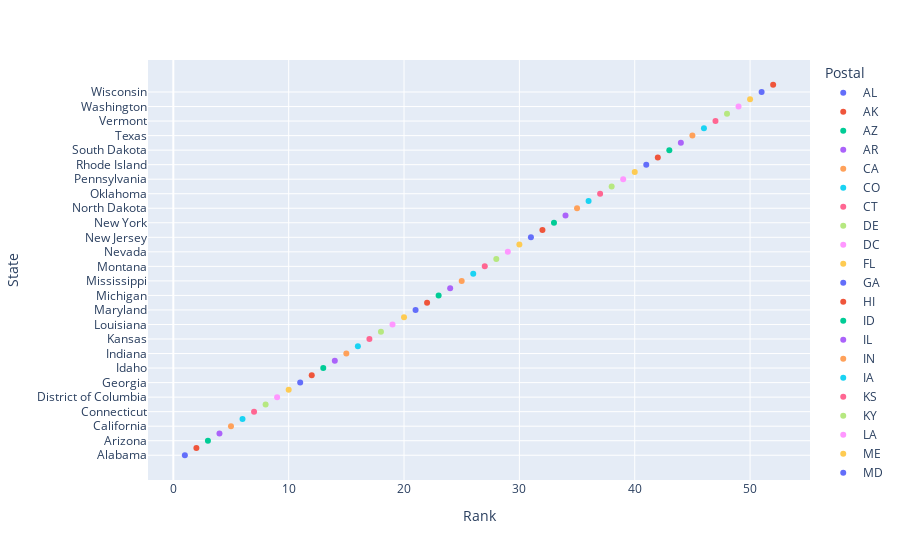

The code cell stored with this chart in its notebook:
### Code cell
'''
@Author: Rashmi
@Date: 2021-10-9 13:33
@Last Modified by: Rashmi
@Last Modified time: 2021-10-9 13:45
@Title :Write a program to draw a scatter plot for a given dataset and show datalabels on hover
https://raw.githubusercontent.com/plotly/datasets/master/2014_usa_states.csv'''

import numpy as np
import plotly.express as px
import pandas as pd

df = pd.read_csv('2014_usa_states.csv')
fig = px.scatter(df, x = 'Rank', y = 'State',color ='Postal',hover_data=['Population']) #hoverdata takes
fig.show()

### Figure 1 — Plotly figure (JSON) as saved in the notebook; plotly's stock layout.template omitted (floating-point values rounded to 4 significant figures)
{"data": [{"customdata": [[4849377]], "hovertemplate": "Postal=AL<br>Rank=%{x}<br>State=%{y}<br>Population=%{customdata[0]}<extra></extra>", "legendgroup": "AL", "marker": {"color": "#636efa", "symbol": "circle"}, "mode": "markers", "name": "AL", "orientation": "h", "showlegend": true, "type": "scatter", "x": [1], "xaxis": "x", "y": ["Alabama"], "yaxis": "y"}, {"customdata": [[736732]], "hovertemplate": "Postal=AK<br>Rank=%{x}<br>State=%{y}<br>Population=%{customdata[0]}<extra></extra>", "legendgroup": "AK", "marker": {"color": "#EF553B", "symbol": "circle"}, "mode": "markers", "name": "AK", "orientation": "h", "showlegend": true, "type": "scatter", "x": [2], "xaxis": "x", "y": ["Alaska"], "yaxis": "y"}, {"customdata": [[6731484]], "hovertemplate": "Postal=AZ<br>Rank=%{x}<br>State=%{y}<br>Population=%{customdata[0]}<extra></extra>", "legendgroup": "AZ", "marker": {"color": "#00cc96", "symbol": "circle"}, "mode": "markers", "name": "AZ", "orientation": "h", "showlegend": true, "type": "scatter", "x": [3], "xaxis": "x", "y": ["Arizona"], "yaxis": "y"}, {"customdata": [[2966369]], "hovertemplate": "Postal=AR<br>Rank=%{x}<br>State=%{y}<br>Population=%{customdata[0]}<extra></extra>", "legendgroup": "AR", "marker": {"color": "#ab63fa", "symbol": "circle"}, "mode": "markers", "name": "AR", "orientation": "h", "showlegend": true, "type": "scatter", "x": [4], "xaxis": "x", "y": ["Arkansas"], "yaxis": "y"}, {"customdata": [[38802500]], "hovertemplate": "Postal=CA<br>Rank=%{x}<br>State=%{y}<br>Population=%{customdata[0]}<extra></extra>", "legendgroup": "CA", "marker": {"color": "#FFA15A", "symbol": "circle"}, "mode": "markers", "name": "CA", "orientation": "h", "showlegend": true, "type": "scatter", "x": [5], "xaxis": "x", "y": ["California"], "yaxis": "y"}, {"customdata": [[5355866]], "hovertemplate": "Postal=CO<br>Rank=%{x}<br>State=%{y}<br>Population=%{customdata[0]}<extra></extra>", "legendgroup": "CO", "marker": {"color": "#19d3f3", "symbol": "circle"}, "mode": "markers", "name": "CO", "orientation": "h", "showlegend": true, "type": "scatter", "x": [6], "xaxis": "x", "y": ["Colorado"], "yaxis": "y"}, {"customdata": [[3596677]], "hovertemplate": "Postal=CT<br>Rank=%{x}<br>State=%{y}<br>Population=%{customdata[0]}<extra></extra>", "legendgroup": "CT", "marker": {"color": "#FF6692", "symbol": "circle"}, "mode": "markers", "name": "CT", "orientation": "h", "showlegend": true, "type": "scatter", "x": [7], "xaxis": "x", "y": ["Connecticut"], "yaxis": "y"}, {"customdata": [[935614]], "hovertemplate": "Postal=DE<br>Rank=%{x}<br>State=%{y}<br>Population=%{customdata[0]}<extra></extra>", "legendgroup": "DE", "marker": {"color": "#B6E880", "symbol": "circle"}, "mode": "markers", "name": "DE", "orientation": "h", "showlegend": true, "type": "scatter", "x": [8], "xaxis": "x", "y": ["Delaware"], "yaxis": "y"}, {"customdata": [[658893]], "hovertemplate": "Postal=DC<br>Rank=%{x}<br>State=%{y}<br>Population=%{customdata[0]}<extra></extra>", "legendgroup": "DC", "marker": {"color": "#FF97FF", "symbol": "circle"}, "mode": "markers", "name": "DC", "orientation": "h", "showlegend": true, "type": "scatter", "x": [9], "xaxis": "x", "y": ["District of Columbia"], "yaxis": "y"}, {"customdata": [[19893297]], "hovertemplate": "Postal=FL<br>Rank=%{x}<br>State=%{y}<br>Population=%{customdata[0]}<extra></extra>", "legendgroup": "FL", "marker": {"color": "#FECB52", "symbol": "circle"}, "mode": "markers", "name": "FL", "orientation": "h", "showlegend": true, "type": "scatter", "x": [10], "xaxis": "x", "y": ["Florida"], "yaxis": "y"}, {"customdata": [[10097343]], "hovertemplate": "Postal=GA<br>Rank=%{x}<br>State=%{y}<br>Population=%{customdata[0]}<extra></extra>", "legendgroup": "GA", "marker": {"color": "#636efa", "symbol": "circle"}, "mode": "markers", "name": "GA", "orientation": "h", "showlegend": true, "type": "scatter", "x": [11], "xaxis": "x", "y": ["Georgia"], "yaxis": "y"}, {"customdata": [[1419561]], "hovertemplate": "Postal=HI<br>Rank=%{x}<br>State=%{y}<br>Population=%{customdata[0]}<extra></extra>", "legendgroup": "HI", "marker": {"color": "#EF553B", "symbol": "circle"}, "mode": "markers", "name": "HI", "orientation": "h", "showlegend": true, "type": "scatter", "x": [12], "xaxis": "x", "y": ["Hawaii"], "yaxis": "y"}, {"customdata": [[1634464]], "hovertemplate": "Postal=ID<br>Rank=%{x}<br>State=%{y}<br>Population=%{customdata[0]}<extra></extra>", "legendgroup": "ID", "marker": {"color": "#00cc96", "symbol": "circle"}, "mode": "markers", "name": "ID", "orientation": "h", "showlegend": true, "type": "scatter", "x": [13], "xaxis": "x", "y": ["Idaho"], "yaxis": "y"}, {"customdata": [[12880580]], "hovertemplate": "Postal=IL<br>Rank=%{x}<br>State=%{y}<br>Population=%{customdata[0]}<extra></extra>", "legendgroup": "IL", "marker": {"color": "#ab63fa", "symbol": "circle"}, "mode": "markers", "name": "IL", "orientation": "h", "showlegend": true, "type": "scatter", "x": [14], "xaxis": "x", "y": ["Illinois"], "yaxis": "y"}, {"customdata": [[6596855]], "hovertemplate": "Postal=IN<br>Rank=%{x}<br>State=%{y}<br>Population=%{customdata[0]}<extra></extra>", "legendgroup": "IN", "marker": {"color": "#FFA15A", "symbol": "circle"}, "mode": "markers", "name": "IN", "orientation": "h", "showlegend": true, "type": "scatter", "x": [15], "xaxis": "x", "y": ["Indiana"], "yaxis": "y"}, {"customdata": [[3107126]], "hovertemplate": "Postal=IA<br>Rank=%{x}<br>State=%{y}<br>Population=%{customdata[0]}<extra></extra>", "legendgroup": "IA", "marker": {"color": "#19d3f3", "symbol": "circle"}, "mode": "markers", "name": "IA", "orientation": "h", "showlegend": true, "type": "scatter", "x": [16], "xaxis": "x", "y": ["Iowa"], "yaxis": "y"}, {"customdata": [[2904021]], "hovertemplate": "Postal=KS<br>Rank=%{x}<br>State=%{y}<br>Population=%{customdata[0]}<extra></extra>", "legendgroup": "KS", "marker": {"color": "#FF6692", "symbol": "circle"}, "mode": "markers", "name": "KS", "orientation": "h", "showlegend": true, "type": "scatter", "x": [17], "xaxis": "x", "y": ["Kansas"], "yaxis": "y"}, {"customdata": [[4413457]], "hovertemplate": "Postal=KY<br>Rank=%{x}<br>State=%{y}<br>Population=%{customdata[0]}<extra></extra>", "legendgroup": "KY", "marker": {"color": "#B6E880", "symbol": "circle"}, "mode": "markers", "name": "KY", "orientation": "h", "showlegend": true, "type": "scatter", "x": [18], "xaxis": "x", "y": ["Kentucky"], "yaxis": "y"}, {"customdata": [[4649676]], "hovertemplate": "Postal=LA<br>Rank=%{x}<br>State=%{y}<br>Population=%{customdata[0]}<extra></extra>", "legendgroup": "LA", "marker": {"color": "#FF97FF", "symbol": "circle"}, "mode": "markers", "name": "LA", "orientation": "h", "showlegend": true, "type": "scatter", "x": [19], "xaxis": "x", "y": ["Louisiana"], "yaxis": "y"}, {"customdata": [[1330089]], "hovertemplate": "Postal=ME<br>Rank=%{x}<br>State=%{y}<br>Population=%{customdata[0]}<extra></extra>", "legendgroup": "ME", "marker": {"color": "#FECB52", "symbol": "circle"}, "mode": "markers", "name": "ME", "orientation": "h", "showlegend": true, "type": "scatter", "x": [20], "xaxis": "x", "y": ["Maine"], "yaxis": "y"}, {"customdata": [[5976407]], "hovertemplate": "Postal=MD<br>Rank=%{x}<br>State=%{y}<br>Population=%{customdata[0]}<extra></extra>", "legendgroup": "MD", "marker": {"color": "#636efa", "symbol": "circle"}, "mode": "markers", "name": "MD", "orientation": "h", "showlegend": true, "type": "scatter", "x": [21], "xaxis": "x", "y": ["Maryland"], "yaxis": "y"}, {"customdata": [[6745408]], "hovertemplate": "Postal=MA<br>Rank=%{x}<br>State=%{y}<br>Population=%{customdata[0]}<extra></extra>", "legendgroup": "MA", "marker": {"color": "#EF553B", "symbol": "circle"}, "mode": "markers", "name": "MA", "orientation": "h", "showlegend": true, "type": "scatter", "x": [22], "xaxis": "x", "y": ["Massachusetts"], "yaxis": "y"}, {"customdata": [[9909877]], "hovertemplate": "Postal=MI<br>Rank=%{x}<br>State=%{y}<br>Population=%{customdata[0]}<extra></extra>", "legendgroup": "MI", "marker": {"color": "#00cc96", "symbol": "circle"}, "mode": "markers", "name": "MI", "orientation": "h", "showlegend": true, "type": "scatter", "x": [23], "xaxis": "x", "y": ["Michigan"], "yaxis": "y"}, {"customdata": [[5457173]], "hovertemplate": "Postal=MN<br>Rank=%{x}<br>State=%{y}<br>Population=%{customdata[0]}<extra></extra>", "legendgroup": "MN", "marker": {"color": "#ab63fa", "symbol": "circle"}, "mode": "markers", "name": "MN", "orientation": "h", "showlegend": true, "type": "scatter", "x": [24], "xaxis": "x", "y": ["Minnesota"], "yaxis": "y"}, {"customdata": [[2994079]], "hovertemplate": "Postal=MS<br>Rank=%{x}<br>State=%{y}<br>Population=%{customdata[0]}<extra></extra>", "legendgroup": "MS", "marker": {"color": "#FFA15A", "symbol": "circle"}, "mode": "markers", "name": "MS", "orientation": "h", "showlegend": true, "type": "scatter", "x": [25], "xaxis": "x", "y": ["Mississippi"], "yaxis": "y"}, {"customdata": [[6063589]], "hovertemplate": "Postal=MO<br>Rank=%{x}<br>State=%{y}<br>Population=%{customdata[0]}<extra></extra>", "legendgroup": "MO", "marker": {"color": "#19d3f3", "symbol": "circle"}, "mode": "markers", "name": "MO", "orientation": "h", "showlegend": true, "type": "scatter", "x": [26], "xaxis": "x", "y": ["Missouri"], "yaxis": "y"}, {"customdata": [[1023579]], "hovertemplate": "Postal=MT<br>Rank=%{x}<br>State=%{y}<br>Population=%{customdata[0]}<extra></extra>", "legendgroup": "MT", "marker": {"color": "#FF6692", "symbol": "circle"}, "mode": "markers", "name": "MT", "orientation": "h", "showlegend": true, "type": "scatter", "x": [27], "xaxis": "x", "y": ["Montana"], "yaxis": "y"}, {"customdata": [[1881503]], "hovertemplate": "Postal=NE<br>Rank=%{x}<br>State=%{y}<br>Population=%{customdata[0]}<extra></extra>", "legendgroup": "NE", "marker": {"color": "#B6E880", "symbol": "circle"}, "mode": "markers", "name": "NE", "orientation": "h", "showlegend": true, "type": "scatter", "x": [28], "xaxis": "x", "y": ["Nebraska"], "yaxis": "y"}, {"customdata": [[2839098]], "hovertemplate": "Postal=NV<br>Rank=%{x}<br>State=%{y}<br>Population=%{customdata[0]}<extra></extra>", "legendgroup": "NV", "marker": {"color": "#FF97FF", "symbol": "circle"}, "mode": "markers", "name": "NV", "orientation": "h", "showlegend": true, "type": "scatter", "x": [29], "xaxis": "x", "y": ["Nevada"], "yaxis": "y"}, {"customdata": [[1326813]], "hovertemplate": "Postal=NH<br>Rank=%{x}<br>State=%{y}<br>Population=%{customdata[0]}<extra></extra>", "legendgroup": "NH", "marker": {"color": "#FECB52", "symbol": "circle"}, "mode": "markers", "name": "NH", "orientation": "h", "showlegend": true, "type": "scatter", "x": [30], "xaxis": "x", "y": ["New Hampshire"], "yaxis": "y"}, {"customdata": [[8938175]], "hovertemplate": "Postal=NJ<br>Rank=%{x}<br>State=%{y}<br>Population=%{customdata[0]}<extra></extra>", "legendgroup": "NJ", "marker": {"color": "#636efa", "symbol": "circle"}, "mode": "markers", "name": "NJ", "orientation": "h", "showlegend": true, "type": "scatter", "x": [31], "xaxis": "x", "y": ["New Jersey"], "yaxis": "y"}, {"customdata": [[2085572]], "hovertemplate": "Postal=NM<br>Rank=%{x}<br>State=%{y}<br>Population=%{customdata[0]}<extra></extra>", "legendgroup": "NM", "marker": {"color": "#EF553B", "symbol": "circle"}, "mode": "markers", "name": "NM", "orientation": "h", "showlegend": true, "type": "scatter", "x": [32], "xaxis": "x", "y": ["New Mexico"], "yaxis": "y"}, {"customdata": [[19746227]], "hovertemplate": "Postal=NY<br>Rank=%{x}<br>State=%{y}<br>Population=%{customdata[0]}<extra></extra>", "legendgroup": "NY", "marker": {"color": "#00cc96", "symbol": "circle"}, "mode": "markers", "name": "NY", "orientation": "h", "showlegend": true, "type": "scatter", "x": [33], "xaxis": "x", "y": ["New York"], "yaxis": "y"}, {"customdata": [[9943964]], "hovertemplate": "Postal=NC<br>Rank=%{x}<br>State=%{y}<br>Population=%{customdata[0]}<extra></extra>", "legendgroup": "NC", "marker": {"color": "#ab63fa", "symbol": "circle"}, "mode": "markers", "name": "NC", "orientation": "h", "showlegend": true, "type": "scatter", "x": [34], "xaxis": "x", "y": ["North Carolina"], "yaxis": "y"}, {"customdata": [[739482]], "hovertemplate": "Postal=ND<br>Rank=%{x}<br>State=%{y}<br>Population=%{customdata[0]}<extra></extra>", "legendgroup": "ND", "marker": {"color": "#FFA15A", "symbol": "circle"}, "mode": "markers", "name": "ND", "orientation": "h", "showlegend": true, "type": "scatter", "x": [35], "xaxis": "x", "y": ["North Dakota"], "yaxis": "y"}, {"customdata": [[11594163]], "hovertemplate": "Postal=OH<br>Rank=%{x}<br>State=%{y}<br>Population=%{customdata[0]}<extra></extra>", "legendgroup": "OH", "marker": {"color": "#19d3f3", "symbol": "circle"}, "mode": "markers", "name": "OH", "orientation": "h", "showlegend": true, "type": "scatter", "x": [36], "xaxis": "x", "y": ["Ohio"], "yaxis": "y"}, {"customdata": [[3878051]], "hovertemplate": "Postal=OK<br>Rank=%{x}<br>State=%{y}<br>Population=%{customdata[0]}<extra></extra>", "legendgroup": "OK", "marker": {"color": "#FF6692", "symbol": "circle"}, "mode": "markers", "name": "OK", "orientation": "h", "showlegend": true, "type": "scatter", "x": [37], "xaxis": "x", "y": ["Oklahoma"], "yaxis": "y"}, {"customdata": [[3970239]], "hovertemplate": "Postal=OR<br>Rank=%{x}<br>State=%{y}<br>Population=%{customdata[0]}<extra></extra>", "legendgroup": "OR", "marker": {"color": "#B6E880", "symbol": "circle"}, "mode": "markers", "name": "OR", "orientation": "h", "showlegend": true, "type": "scatter", "x": [38], "xaxis": "x", "y": ["Oregon"], "yaxis": "y"}, {"customdata": [[12787209]], "hovertemplate": "Postal=PA<br>Rank=%{x}<br>State=%{y}<br>Population=%{customdata[0]}<extra></extra>", "legendgroup": "PA", "marker": {"color": "#FF97FF", "symbol": "circle"}, "mode": "markers", "name": "PA", "orientation": "h", "showlegend": true, "type": "scatter", "x": [39], "xaxis": "x", "y": ["Pennsylvania"], "yaxis": "y"}, {"customdata": [[3548397]], "hovertemplate": "Postal=PR<br>Rank=%{x}<br>State=%{y}<br>Population=%{customdata[0]}<extra></extra>", "legendgroup": "PR", "marker": {"color": "#FECB52", "symbol": "circle"}, "mode": "markers", "name": "PR", "orientation": "h", "showlegend": true, "type": "scatter", "x": [40], "xaxis": "x", "y": ["Puerto Rico"], "yaxis": "y"}, {"customdata": [[1055173]], "hovertemplate": "Postal=RI<br>Rank=%{x}<br>State=%{y}<br>Population=%{customdata[0]}<extra></extra>", "legendgroup": "RI", "marker": {"color": "#636efa", "symbol": "circle"}, "mode": "markers", "name": "RI", "orientation": "h", "showlegend": true, "type": "scatter", "x": [41], "xaxis": "x", "y": ["Rhode Island"], "yaxis": "y"}, {"customdata": [[4832482]], "hovertemplate": "Postal=SC<br>Rank=%{x}<br>State=%{y}<br>Population=%{customdata[0]}<extra></extra>", "legendgroup": "SC", "marker": {"color": "#EF553B", "symbol": "circle"}, "mode": "markers", "name": "SC", "orientation": "h", "showlegend": true, "type": "scatter", "x": [42], "xaxis": "x", "y": ["South Carolina"], "yaxis": "y"}, {"customdata": [[853175]], "hovertemplate": "Postal=SD<br>Rank=%{x}<br>State=%{y}<br>Population=%{customdata[0]}<extra></extra>", "legendgroup": "SD", "marker": {"color": "#00cc96", "symbol": "circle"}, "mode": "markers", "name": "SD", "orientation": "h", "showlegend": true, "type": "scatter", "x": [43], "xaxis": "x", "y": ["South Dakota"], "yaxis": "y"}, {"customdata": [[6549352]], "hovertemplate": "Postal=TN<br>Rank=%{x}<br>State=%{y}<br>Population=%{customdata[0]}<extra></extra>", "legendgroup": "TN", "marker": {"color": "#ab63fa", "symbol": "circle"}, "mode": "markers", "name": "TN", "orientation": "h", "showlegend": true, "type": "scatter", "x": [44], "xaxis": "x", "y": ["Tennessee"], "yaxis": "y"}, {"customdata": [[26956958]], "hovertemplate": "Postal=TX<br>Rank=%{x}<br>State=%{y}<br>Population=%{customdata[0]}<extra></extra>", "legendgroup": "TX", "marker": {"color": "#FFA15A", "symbol": "circle"}, "mode": "markers", "name": "TX", "orientation": "h", "showlegend": true, "type": "scatter", "x": [45], "xaxis": "x", "y": ["Texas"], "yaxis": "y"}, {"customdata": [[2942902]], "hovertemplate": "Postal=UT<br>Rank=%{x}<br>State=%{y}<br>Population=%{customdata[0]}<extra></extra>", "legendgroup": "UT", "marker": {"color": "#19d3f3", "symbol": "circle"}, "mode": "markers", "name": "UT", "orientation": "h", "showlegend": true, "type": "scatter", "x": [46], "xaxis": "x", "y": ["Utah"], "yaxis": "y"}, {"customdata": [[626562]], "hovertemplate": "Postal=VT<br>Rank=%{x}<br>State=%{y}<br>Population=%{customdata[0]}<extra></extra>", "legendgroup": "VT", "marker": {"color": "#FF6692", "symbol": "circle"}, "mode": "markers", "name": "VT", "orientation": "h", "showlegend": true, "type": "scatter", "x": [47], "xaxis": "x", "y": ["Vermont"], "yaxis": "y"}, {"customdata": [[8326289]], "hovertemplate": "Postal=VA<br>Rank=%{x}<br>State=%{y}<br>Population=%{customdata[0]}<extra></extra>", "legendgroup": "VA", "marker": {"color": "#B6E880", "symbol": "circle"}, "mode": "markers", "name": "VA", "orientation": "h", "showlegend": true, "type": "scatter", "x": [48], "xaxis": "x", "y": ["Virginia"], "yaxis": "y"}, {"customdata": [[7061530]], "hovertemplate": "Postal=WA<br>Rank=%{x}<br>State=%{y}<br>Population=%{customdata[0]}<extra></extra>", "legendgroup": "WA", "marker": {"color": "#FF97FF", "symbol": "circle"}, "mode": "markers", "name": "WA", "orientation": "h", "showlegend": true, "type": "scatter", "x": [49], "xaxis": "x", "y": ["Washington"], "yaxis": "y"}, {"customdata": [[1850326]], "hovertemplate": "Postal=WV<br>Rank=%{x}<br>State=%{y}<br>Population=%{customdata[0]}<extra></extra>", "legendgroup": "WV", "marker": {"color": "#FECB52", "symbol": "circle"}, "mode": "markers", "name": "WV", "orientation": "h", "showlegend": true, "type": "scatter", "x": [50], "xaxis": "x", "y": ["West Virginia"], "yaxis": "y"}, {"customdata": [[5757564]], "hovertemplate": "Postal=WI<br>Rank=%{x}<br>State=%{y}<br>Population=%{customdata[0]}<extra></extra>", "legendgroup": "WI", "marker": {"color": "#636efa", "symbol": "circle"}, "mode": "markers", "name": "WI", "orientation": "h", "showlegend": true, "type": "scatter", "x": [51], "xaxis": "x", "y": ["Wisconsin"], "yaxis": "y"}, {"customdata": [[584153]], "hovertemplate": "Postal=WY<br>Rank=%{x}<br>State=%{y}<br>Population=%{customdata[0]}<extra></extra>", "legendgroup": "WY", "marker": {"color": "#EF553B", "symbol": "circle"}, "mode": "markers", "name": "WY", "orientation": "h", "showlegend": true, "type": "scatter", "x": [52], "xaxis": "x", "y": ["Wyoming"], "yaxis": "y"}], "layout": {"legend": {"title": {"text": "Postal"}, "tracegroupgap": 0}, "margin": {"t": 60}, "xaxis": {"anchor": "y", "domain": [0, 1], "title": {"text": "Rank"}}, "yaxis": {"anchor": "x", "domain": [0, 1], "title": {"text": "State"}}}}
